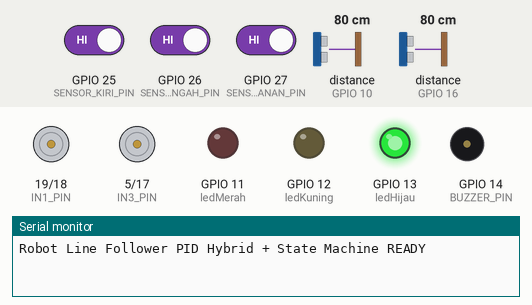
Simulated run of this sketch. Board: ESP32. On the bench: motor-driver pin pairs drawn as motors (green arrow = first pin HIGH = forward, orange = second pin HIGH = backward, longer = more drive, scaled by the enable pin), output pins drawn as LEDs (lit = HIGH), buzzer (waves = sounding), the last lines printed to the serial monitor. Wiring (inferred from the names in the program): 2 × ultrasonic range finder: trigger GPIO 9, echo GPIO 10 / trigger GPIO 15, echo GPIO 16. Dashed ring = blinking. The inputs (shaded band) are chosen by the test bench; at power-on: distance to the obstacle (sensors on GPIO 16, GPIO 10) 80 cm, GPIO 25 (SENSOR_KIRI_PIN) HIGH, GPIO 26 (SENSOR_TENGAH_PIN) HIGH, GPIO 27 (SENSOR_KANAN_PIN) HIGH. The echo pulse lasts 58.3 µs per cm; pins used as bus, display or sensor lines are not drawn.

Above: at 1.2 s.
1.3 s: distance to the obstacle (sensor on GPIO 16) set to 2 cm
2.8 s: distance to the obstacle (sensor on GPIO 16) set to 4 cm
4.3 s: GPIO 25 (SENSOR_KIRI_PIN) driven LOW and GPIO 26 (SENSOR_TENGAH_PIN) driven LOW
7.3 s: distance to the obstacle (sensor on GPIO 10) set to 12 cm
At 8.06 s:
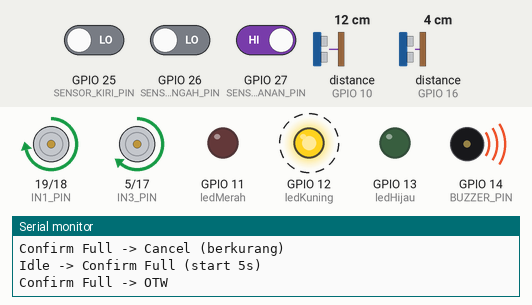
10.3 s: distance to the obstacle (sensor on GPIO 10) set to 9 cm
At 10.4 s:
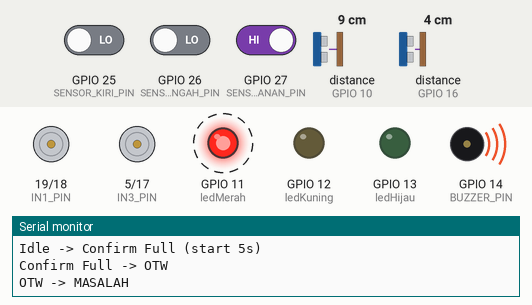
Timing chart, 0 to 14.3 s (numbered marks = the images above; inputs shaded):
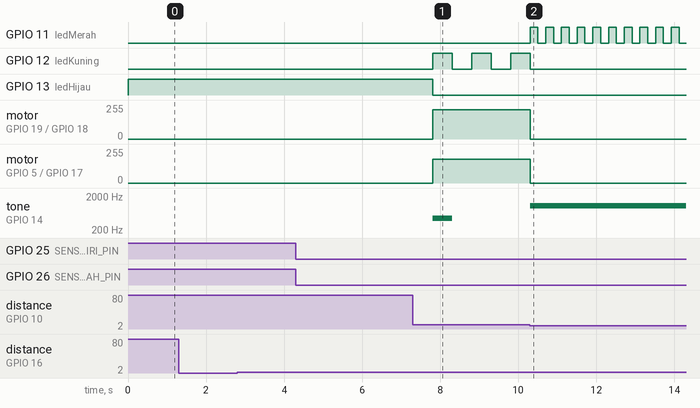

The sketch:

Sistem_Tempat_sampah_esp32.ino
```cpp
// === ROBOT LINE FOLLOWER PID HYBRID + STATE MACHINE (analogWrite) ===
// Fitur:
// - PID line follower (maju & mundur)
// - Konfirmasi 5 detik saat distance2 <= thresholdPenuh (volume sampah penuh)
// - Persimpangan (semua sensor hitam) = sampai waste center (BUANG)
// - Status & indikator:
//   * IDLE: Hijau stabil (kosong)
//   * CONFIRM_FULL: validasi 5 detik
//   * OTW: Kuning blink + beep panjang awal (nada sedang)
//   * MASALAH: Merah blink + beep cepat nada tinggi (obstacle/keluar jalur)
//   * BUANG: Merah stabil + beep panjang nada sedang
//   * BALIK: Kuning blink + beep panjang awal, line-following mundur sampai persimpangan (posisi awal)

#include "pitches.h"

// ================= PIN DEFINITIONS =================
#define SENSOR_KIRI_PIN   25
#define SENSOR_TENGAH_PIN 26
#define SENSOR_KANAN_PIN  27

// Motor kanan
#define ENA_PIN  23
#define IN1_PIN  19
#define IN2_PIN  18

// Motor kiri
#define ENB_PIN  22
#define IN3_PIN  5
#define IN4_PIN  17

// Ultrasonik
#define trigPin1 9    // depan / obstacle
#define echoPin1 10
#define trigPin2 15   // ketinggian sampah
#define echoPin2 16

// LED & Buzzer
#define ledMerah   11
#define ledKuning  12
#define ledHijau   13
#define BUZZER_PIN 14

// ================= SETTINGS =================
#define GARIS_HITAM LOW
const int   BASE_SPEED          = 200; // 0..255
const float thresholdPenuh      = 10.0; // cm (sampah dianggap "penuh" jika <= ini)
const float thresholdObstacle   = 10.0; // cm (ada halangan di depan)
const unsigned long BLINK_Y_MS  = 500; // blink kuning
const unsigned long BLINK_R_MS  = 200; // blink merah
const unsigned long CONFIRM_MS  = 5000; // 5 detik konfirmasi penuh

// PID (maju)
float Kp = 40, Ki = 0.0, Kd = 25;
float error = 0, lastError = 0, integral = 0;

// PID (mundur) — bisa beda gain jika perlu
float Kp_back = 40, Ki_back = 0.0, Kd_back = 25;
float errorB = 0, lastErrorB = 0, integralB = 0;

// ================= STATE MACHINE =================
enum RobotState { STATE_IDLE, STATE_CONFIRM_FULL, STATE_OTW, STATE_MASALAH, STATE_BUANG, STATE_BALIK };
RobotState state = STATE_IDLE;
RobotState prevState = STATE_IDLE;

unsigned long confirmStart = 0;
float initialDistance2 = 0;

unsigned long ledYPrev = 0;
unsigned long ledRPrev = 0;

bool otwBeeped = false;
bool balikBeeped = false;

// ================= HELPER: Motors =================
void motorKiri(int kecepatan) {
  kecepatan = constrain(kecepatan, -255, 255);
  if (kecepatan > 0) { digitalWrite(IN3_PIN, HIGH); digitalWrite(IN4_PIN, LOW); }
  else if (kecepatan < 0) { digitalWrite(IN3_PIN, LOW); digitalWrite(IN4_PIN, HIGH); }
  else { digitalWrite(IN3_PIN, LOW); digitalWrite(IN4_PIN, LOW); }
  analogWrite(ENB_PIN, abs(kecepatan));
}

void motorKanan(int kecepatan) {
  kecepatan = constrain(kecepatan, -255, 255);
  if (kecepatan > 0) { digitalWrite(IN1_PIN, HIGH); digitalWrite(IN2_PIN, LOW); }
  else if (kecepatan < 0) { digitalWrite(IN1_PIN, LOW); digitalWrite(IN2_PIN, HIGH); }
  else { digitalWrite(IN1_PIN, LOW); digitalWrite(IN2_PIN, LOW); }
  analogWrite(ENA_PIN, abs(kecepatan));
}

void motorStop() { motorKiri(0); motorKanan(0); }

// ================= HELPER: Sensors =================
float bacaUltrasonik(int trigPin, int echoPin) {
  digitalWrite(trigPin, LOW); delayMicroseconds(2);
  digitalWrite(trigPin, HIGH); delayMicroseconds(10);
  digitalWrite(trigPin, LOW);
  long durasi = pulseIn(echoPin, HIGH, 30000UL); // timeout 30ms
  if (durasi == 0) return 9999.0; // jika timeout, anggap jauh
  return (durasi * 0.0343f) / 2.0f;
}

// ================= HELPER: Indicators =================
void setLED(bool r, bool y, bool g) {
  digitalWrite(ledMerah,   r ? HIGH : LOW);
  digitalWrite(ledKuning,  y ? HIGH : LOW);
  digitalWrite(ledHijau,   g ? HIGH : LOW);
}

void blinkKuning() {
  unsigned long now = millis();
  if (now - ledYPrev >= BLINK_Y_MS) {
    ledYPrev = now;
    digitalWrite(ledKuning, !digitalRead(ledKuning));
  }
  digitalWrite(ledMerah, LOW);
  digitalWrite(ledHijau, LOW);
}

void blinkMerah() {
  unsigned long now = millis();
  if (now - ledRPrev >= BLINK_R_MS) {
    ledRPrev = now;
    digitalWrite(ledMerah, !digitalRead(ledMerah));
  }
  digitalWrite(ledKuning, LOW);
  digitalWrite(ledHijau, LOW);
}

void beepSekaliPanjang(int freq, int durMs) { tone(BUZZER_PIN, freq, durMs); }
void beepCepatTinggi() { tone(BUZZER_PIN, NOTE_C6, 100); } // dipanggil terus di MASALAH
void beepLamaSedang() { tone(BUZZER_PIN, NOTE_A4, 500); }  // BUANG

// ================= SETUP =================
void setup() {
  Serial.begin(115200);

  pinMode(IN1_PIN, OUTPUT); pinMode(IN2_PIN, OUTPUT);
  pinMode(IN3_PIN, OUTPUT); pinMode(IN4_PIN, OUTPUT);
  pinMode(ENA_PIN, OUTPUT); pinMode(ENB_PIN, OUTPUT);

  pinMode(SENSOR_KIRI_PIN, INPUT_PULLUP);
  pinMode(SENSOR_TENGAH_PIN, INPUT_PULLUP);
  pinMode(SENSOR_KANAN_PIN, INPUT_PULLUP);

  pinMode(trigPin1, OUTPUT); pinMode(echoPin1, INPUT);
  pinMode(trigPin2, OUTPUT); pinMode(echoPin2, INPUT);

  pinMode(ledMerah, OUTPUT); pinMode(ledKuning, OUTPUT); pinMode(ledHijau, OUTPUT);
  pinMode(BUZZER_PIN, OUTPUT);

  setLED(false,false,true); // hijau ON (idle)
  Serial.println("Robot Line Follower PID Hybrid + State Machine READY");
}

// ================= LINE FOLLOW (FORWARD) =================
void followLineForward(bool kiri, bool tengah, bool kanan) {
  // hitung error (maju)
  if (kiri && !tengah && !kanan) error = -1;
  else if (!kiri && tengah && !kanan) error = 0;
  else if (!kiri && !tengah && kanan) error = 1;
  else if (kiri && tengah && !kanan) error = -0.5;
  else if (!kiri && tengah && kanan) error = 0.5;
  else error = lastError; // kehilangan garis -> pakai error terakhir

  integral += error;
  float derivative = error - lastError;
  float correction = (Kp * error) + (Ki * integral) + (Kd * derivative);
  lastError = error;

  int left  = BASE_SPEED + correction;
  int right = BASE_SPEED - correction;

  motorKiri(left);
  motorKanan(right);
}

// ================= LINE FOLLOW (REVERSE) =================
// saat mundur, arah koreksi dibalik agar tetap mengikuti garis
void followLineReverse(bool kiri, bool tengah, bool kanan) {
  // error untuk mundur: kebalikan dari maju
  if (kiri && !tengah && !kanan) errorB = +1;
  else if (!kiri && tengah && !kanan) errorB = 0;
  else if (!kiri && !tengah && kanan) errorB = -1;
  else if (kiri && tengah && !kanan) errorB = +0.5;
  else if (!kiri && tengah && kanan) errorB = -0.5;
  else errorB = lastErrorB;

  integralB += errorB;
  float derivative = errorB - lastErrorB;
  float correction = (Kp_back * errorB) + (Ki_back * integralB) + (Kd_back * derivative);
  lastErrorB = errorB;

  // kecepatan negatif = mundur
  int left  = -(BASE_SPEED + correction);
  int right = -(BASE_SPEED - correction);

  motorKiri(left);
  motorKanan(right);
}

// ================= MAIN LOOP =================
void loop() {
  float distance1 = bacaUltrasonik(trigPin1, echoPin1); // depan (obstacle)
  float distance2 = bacaUltrasonik(trigPin2, echoPin2); // ketinggian sampah

  bool kiri   = (digitalRead(SENSOR_KIRI_PIN)   == GARIS_HITAM);
  bool tengah = (digitalRead(SENSOR_TENGAH_PIN) == GARIS_HITAM);
  bool kanan  = (digitalRead(SENSOR_KANAN_PIN)  == GARIS_HITAM);
  bool persimpangan = (kiri && tengah && kanan);
  bool kehilanganGaris = (!kiri && !tengah && !kanan);

  // deteksi transisi state untuk one-shot actions
  if (state != prevState) {
    if (state == STATE_OTW) { otwBeeped = false; }
    if (state == STATE_BALIK) { balikBeeped = false; }
    prevState = state;
  }

  switch (state) {
    case STATE_IDLE: {
      setLED(false,false,true); // hijau ON
      noTone(BUZZER_PIN);
      motorStop();

      // jika tempat sampah penuh -> masuk konfirmasi
      if (distance2 <= thresholdPenuh) {
        state = STATE_CONFIRM_FULL;
        confirmStart = millis();
        initialDistance2 = distance2;
        Serial.println("Idle -> Confirm Full (start 5s)");
      }
    } break;

    case STATE_CONFIRM_FULL: {
      // jika selama konfirmasi 5 detik ketinggian berkurang -> reset ke IDLE
      if (distance2 > initialDistance2) {
        state = STATE_IDLE;
        Serial.println("Confirm Full -> Cancel (berkurang)");
        break;
      }
      // jika sudah 5 detik dan tidak berkurang -> OTW
      if (millis() - confirmStart >= CONFIRM_MS) {
        state = STATE_OTW;
        Serial.println("Confirm Full -> OTW");
      }
      // indikator tetap hijau agar tidak membingungkan
      setLED(false,false,true);
    } break;

    case STATE_OTW: {
      // indikator
      blinkKuning();
      if (!otwBeeped) { beepSekaliPanjang(NOTE_A4, 500); otwBeeped = true; }

      // prioritas masalah
      if (distance1 <= thresholdObstacle || kehilanganGaris) {
        state = STATE_MASALAH;
        Serial.println("OTW -> MASALAH");
        break;
      }

      // sampai waste center (persimpangan)
      if (persimpangan) {
        motorStop();
        state = STATE_BUANG;
        Serial.println("OTW -> BUANG (persimpangan terdeteksi)");
        break;
      }

      // PID maju
      followLineForward(kiri, tengah, kanan);
    } break;

    case STATE_MASALAH: {
      blinkMerah();
      beepCepatTinggi();
      motorStop();

      // recover jika obstacle hilang dan garis ditemukan lagi
      if (distance1 > thresholdObstacle && !kehilanganGaris) {
        state = STATE_OTW;
        Serial.println("MASALAH -> OTW (recovered)");
      }
    } break;

    case STATE_BUANG: {
      // merah stabil + beep lama nada sedang, menunggu petugas buang
      setLED(true,false,false);
      beepLamaSedang();
      motorStop();

      // Jika sampah sudah kosong (naik di atas threshold penuh) -> BALIK
      if (distance2 > thresholdPenuh) {
        state = STATE_BALIK;
        Serial.println("BUANG -> BALIK (kosong)");
      }
    } break;

    case STATE_BALIK: {
      // indikator
      blinkKuning();
      if (!balikBeeped) { beepSekaliPanjang(NOTE_A4, 500); balikBeeped = true; }

      // kita gunakan persimpangan sebagai "posisi awal" juga
      // ketika ketemu persimpangan saat mundur -> kembali IDLE
      if (persimpangan) {
        motorStop();
        state = STATE_IDLE;
        Serial.println("BALIK -> IDLE (posisi awal)");
        break;
      }

      // PID mundur
      followLineReverse(kiri, tengah, kanan);

      // jika obstacle depan terdeteksi saat mundur, bisa abaikan
      // atau treat as MASALAH; di sini kita treat sebagai masalah juga
      if (distance1 <= thresholdObstacle) {
        state = STATE_MASALAH;
        Serial.println("BALIK -> MASALAH (obstacle)");
      }
    } break;
  }

  // debug ringan
  // Serial.print("d1:"); Serial.print(distance1);
  // Serial.print(" d2:"); Serial.print(distance2);
  // Serial.print(" | S:"); Serial.print((int)state);
  // Serial.print(" | K:"); Serial.print(kiri);
  // Serial.print(tengah); Serial.println(kanan);
}
```

Measured:
- the behaviour switches between 11 and 10 cm on distance to the obstacle (sensor on GPIO 10) (found by bisection; images 1 and 2)
- after the input at 4.3 s, every drawn part: stays the same
- after the input at 10.3 s, GPIO 11 (ledMerah): alternates HIGH for 0.20 s and LOW for 0.20 s, starting at once; GPIO 12 (ledKuning): goes on until 10.3 s, then stays LOW
- by itself, GPIO 12 (ledKuning): alternates HIGH for 0.50 s and LOW for 0.50 s
